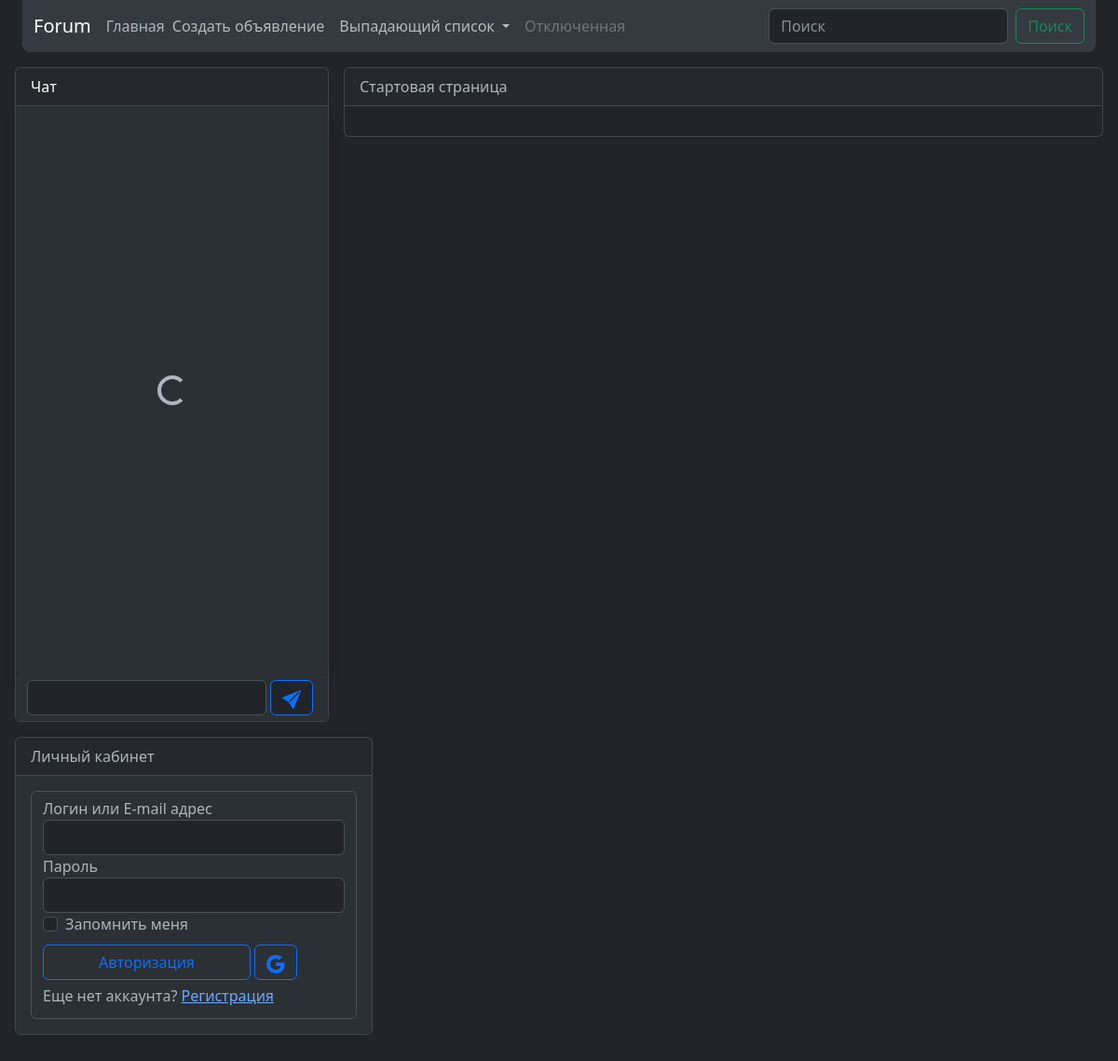
The app's page /, older data.
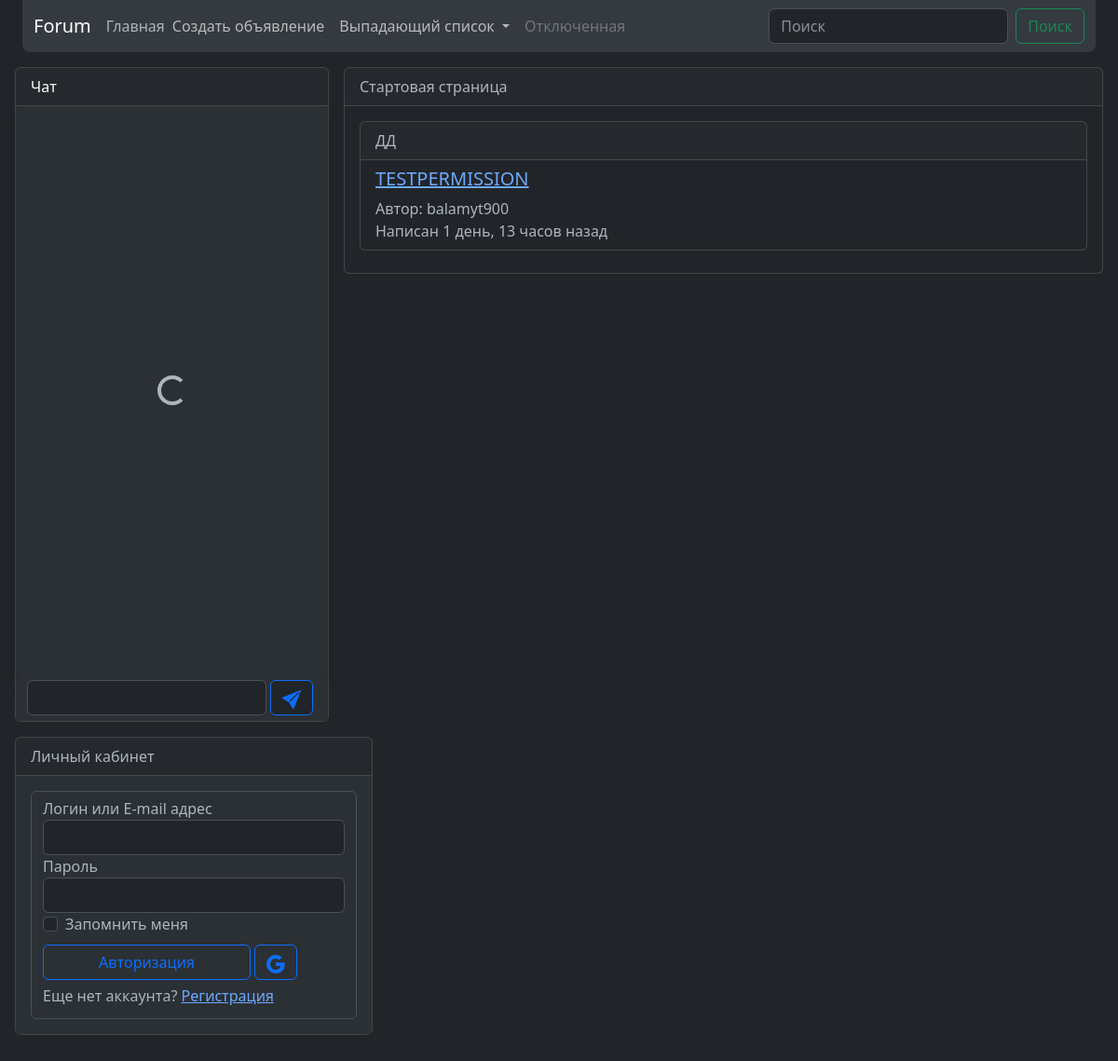
The same page, newer data.
### announcement/models.py (models this page shows, shortened)
class Announcement(models.Model):
    author = models.ForeignKey(User, on_delete=models.CASCADE)
    title = models.CharField(max_length=255, null=False)
    text = models.CharField(max_length=555, null=False)
    date = models.DateTimeField(default=time)
    category = models.ForeignKey(Category, on_delete=models.CASCADE)
    class Meta:
        ordering = ('date', )

class Category(models.Model):
    name = models.CharField(max_length=50, null=False)

### main/views.py (the view)
# urls.py: path('', IndexView.as_view()),
class IndexView(ListView):
    model = Category
    template_name = 'index.html'
    def get_context_data(self, *, object_list=None, **kwargs):
        context = super().get_context_data(**kwargs)
        objects = Announcement.objects.all()[:10]
        cats = context['object_list']
        context['object_list'] = {}
        for cat in cats:
            context['object_list'][f'{cat.name}'] = []
            for obj in objects:
                if obj.category.name == cat.name:
                    context['object_list'][f'{cat.name}'].append(obj)
            if not context['object_list'][f'{cat.name}']:
                context['object_list'].pop(f'{cat.name}')
        return context

### templates/index.html
{% extends 'main.html' %}
{% block extra_head %}
{% load humanize %}
{% endblock %}
{% block body %}
<div class="card">
    <div class="card-header">Стартовая страница</div>
    <div class="card-body">
        {% for cat, objects in object_list.items %}
            <div class="card mb-2">
                <div class="card-header">{{ cat }}</div>
                <div class="group-list card-body py-2">
                    {% for obj in objects %}
                        <div class="group-list-item">
                            <a href="/announce/{{ obj.pk }}"><h5>{{ obj.title }}</h5></a>
                            Автор: {{ obj.author }}<br>
                            Написан {{ obj.date|timesince }} назад
                        </div>
                    {% endfor %}
                </div>
            </div>
        {% endfor %}
    </div>
</div>
{% endblock body %}

### templates/main.html (shortened to what this page needs)
<!DOCTYPE html>
<html lang="ru">
<head>
    <link href="https://cdn.jsdelivr.net/npm/bootstrap@5.3.0-alpha3/dist/css/bootstrap.min.css" rel="stylesheet">
    {% load static %}
</head>
<body class="bg-body" data-bs-theme="dark">
<div class="px-4">
  <nav class="navbar navbar-expand-lg rounded-bottom-3 bg-body-secondary">
  <div class="container-fluid">
    <div class="navbar-brand">Forum</div>
    <div class="nav-item"><a class="nav-link active" href="/">Главная</a></div>
    <div class="collapse navbar-collapse" id="collapse">
      <ul class="navbar-nav me-auto mb-2 mb-lg-0">
        <li class="nav-item">
          <a class="nav-link" href="/announce/new/">Создать объявление</a>
        </li>
        <li class="nav-item dropdown">
          <a class="nav-link dropdown-toggle" href="#" role="button" data-bs-toggle="dropdown" aria-expanded="false">
            Выпадающий список
          </a>
        </li>
        <li class="nav-item">
          <a class="nav-link disabled">Отключенная</a>
        </li>
      </ul>
      <form class="d-flex" role="search">{% csrf_token %}
        <input class="form-control me-2" type="search" placeholder="Поиск" aria-label="Поиск">
        <button class="btn btn-outline-success" type="submit">Поиск</button>
      </form>
    </div>
  </div>
</nav>
</div>
<div class="d-flex align-content-stretch flex-wrap mb-3 p-2">
  <div class="p-2 me-auto" style="min-width: 300px">
    <div class="card flex-nowrap">
      <div class="card-header  text-body-emphasis">Чат</div>
      <div class="card-body p-0">
        <div class="card-text bg-body-tertiary">
          <div id="chatbox" class="d-flex flex-column rounded shadow overflow-y-auto py-2" style="height: 610px">
            <div class="spinner-border m-auto" id="chat_spinner" role="status">
            </div>
          </div>
          <div>
            <form class="form-control d-flex border-0 bg-body-tertiary" id="new_message">
              <input class="form-control" name="text" id="new_message_text" type="text">
              <button class="btn btn-outline-primary w-40 h-50 mx-1 bg-body" type="submit">
              </button>
            </form>
          </div>
        </div>
      </div>
    </div>
    </div>
  <div class="p-2 flex-grow-1 flex-wrap w-50" style="min-width: 600px">{% block body %}{% endblock body %}</div>
  <div class="p-2" style="width: 400px">
    <div class="card flex-nowrap">
      <div class="card-header">Личный кабинет</div>
      <div class="card-body bg-body-tertiary" id="login_window">
        {% if not request.user.is_authenticated %}
          <form class="form-control bg-body-tertiary" id="login_form">
          <label for="login_email">Логин или E-mail адрес</label>
          <input class="form-control" id="login_email" name="login" type="text" required>
          <label for="password">Пароль</label>
          <input class="form-control" id="password" name="password" type="password" required>
          <div class="form-check">
            <input class="form-check-input" id="remember" name="remember" type="checkbox">
            <label class="form-check-label" for="remember">Запомнить меня</label>
          </div>
          <button class="btn btn-outline-primary my-2" style="width: 223px" type="submit">Авторизация</button>
            <a class="btn btn-outline-primary" href="/accounts/google/login/?process=login">
                </a>
          <h6>Еще нет аккаунта? <a href="{% url 'account_signup' %}">Регистрация</a></h6>
        </form>
       {% endif %}
      </div>
    </div>
  </div>
  </div>
</body>
</html>

Row changes from the older to the newer data that the page shows:
added Announcement: name "ДД", title "TESTPERMISSION", author "balamyt900", date "1 день, 13 часов"
